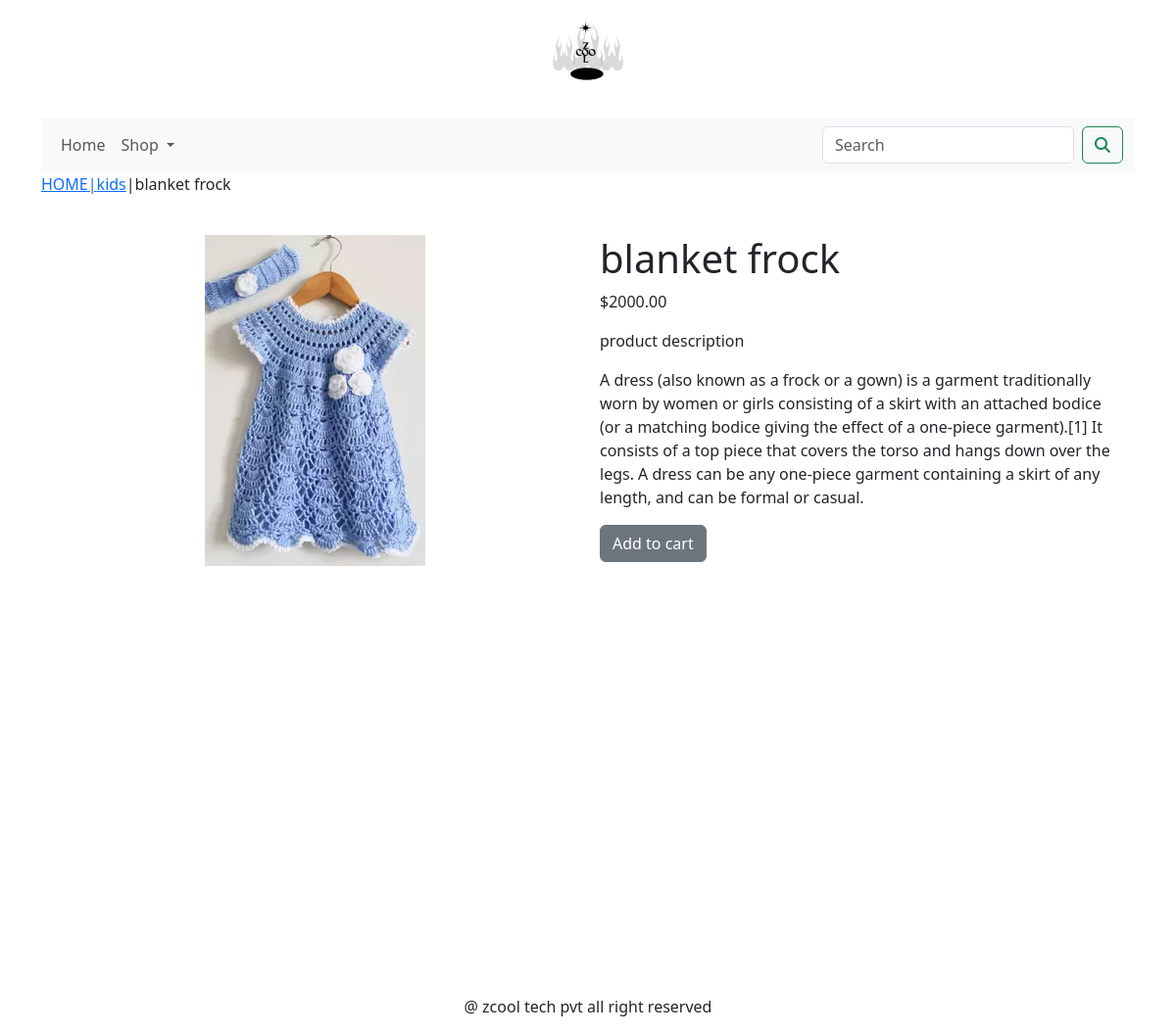
Page /shop/kids/blanket-frock/ on the committed database.
### shop/models.py (models this page shows, shortened)
class Product(models.Model):
    name = models.CharField(max_length=250, unique=True)
    slug = models.SlugField(max_length=250, unique=True)
    description = models.TextField(blank=True)
    price = models.DecimalField(max_digits=10, decimal_places=2)
    category = models.ForeignKey(Category, on_delete=models.CASCADE)
    image = models.ImageField(upload_to='product', blank=True)
    stock = models.IntegerField()
    available = models.BooleanField(default=True)
    created = models.DateTimeField(auto_now_add=True)
    updated = models.DateTimeField(auto_now=True)
    class Meta:
        ordering = ('name',)
        verbose_name = 'product'
        verbose_name_plural = 'products'

class Category(models.Model):
    name = models.CharField(max_length=250, unique=True)
    slug = models.SlugField(max_length=250, unique=True)
    description = models.TextField(blank=True)
    image = models.ImageField(upload_to='category', blank=True)
    class Meta:
        ordering = ('name',)
        verbose_name = 'category'
        verbose_name_plural = 'categories'
    def get_url(self):
        return reverse('shop:products_by_category', args=[self.slug])
    def __str__(self):
        return '{}'.format(self.name)

### shop/views.py (the view)
# urls.py: path('<slug:c_slug>/<slug:product_slug>/', views.prodetail, name='prod_cat_detail')
def prodetail(request, c_slug, product_slug):
    try:
        product = Product.objects.get(category__slug=c_slug, slug=product_slug)
    except Exception as e:
        raise e
    return render(request, 'product.html', {'product': product})

### cart/context_processor.py (called while the page is built)
def counter(request):
    item_count = 0
    if 'admin' in request.path:
        return {}
    else:
        try:
            cart = Cart.objects.filter(cart_id=_cart_id(request))
            car_items = CartItem.objects.all().filter(cart=cart[:1])
            for cart_item in car_items:
                item_count += cart_item.quantity
        except Cart.DoesNotExist:
            item_count = 0
    return dict(item_count=item_count)

### cart/views.py (called while the page is built)
def _cart_id(request):
    cart = request.session.session_key
    if not cart:
        cart = request.session.create()
    return cart

### shop/context_processors.py (called while the page is built)
def menu_links(request):
    links=Category.objects.all()
    return dict(links=links)

### templates/product.html (shortened to what this page needs)
{% extends 'base.html' %}
{% load static %}
{% block content %}
<div class="row my_prod_row_class">
    <div class="mx_auto">
        <p><a href="{% url 'shop:allprodCat' %}">HOME</a><a href="{{product.category.get_url}}">|{{product.category}}</a>|{{product.name}}</p>
    </div>
</div>
<div class="container" style="height:800px;">
<br>
<div class="row">
    <div class="col-12 col-sm-12 col-md-12 col-lg-6 text-center">
        <div style="min-width:18rem;">
            <img src="{{product.image.url}}" alt="{{product.name}}">
        </div>
    </div>
        <div class="col-12 col-sm-12 col-md-12 col-lg-6">
            <h1 class="my_prod_title">{{product.name}}</h1>
            <p>${{product.price}}</p>
            <p class="my_title">product description</p>
            <p class="text-justify my_prod_text">{{product.description}}</p>
            {% if product.stock <= 0 %}
            <p class="text-justify my_prod_text "><b>OUT OF STOCK</b></p>
            {% else %}
            <a class="btn btn-secondary" href="{% url 'cart:add_cart' product.id %}">Add to cart</a>
            {% endif %}
        </div>
    </div>
</div>
    </div>
</div>
{% endblock %}

### rows in the picture
Product: category "kids", name "blanket frock", image (picture), price "2000.00", description "A dress (also known as a frock or a gown) is a garment traditionally worn by women or girls consisting of a skirt with an attached bodice (or a matching bodice giving the effect of a one-piece garment).[1] It consists of a top piece that covers the torso and hangs down over the legs. A dress can be any one-piece garment containing a skirt of any length, and can be formal or casual."
